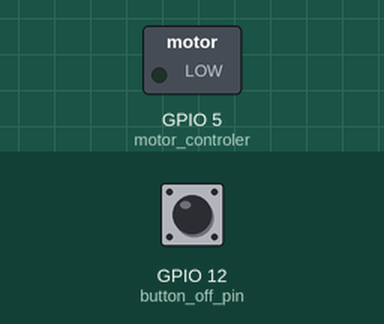
This sketch was run on a simulated ESP32. Shown: switched loads named in the sketch (green lamp = pin HIGH). The inputs (shaded band) are chosen by the test bench; at power-on: GPIO 12 (button_off_pin) HIGH.

Above: at 1.2 s.
1.3 s: GPIO 12 (button_off_pin) pulled LOW for 0.15 s
At 3.0 s:
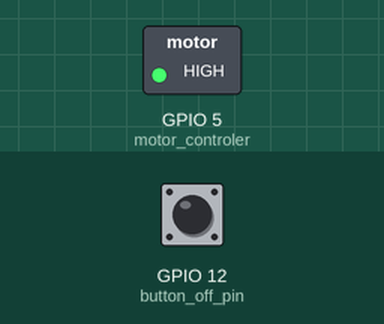
3.5 s: GPIO 12 (button_off_pin) pulled LOW for 1 s
At 4.5 s:
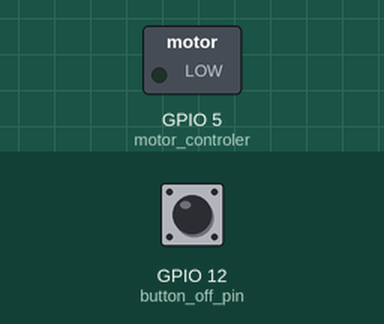
6.0 s: GPIO 12 (button_off_pin) pulled LOW for 3.2 s
At 7.2 s:
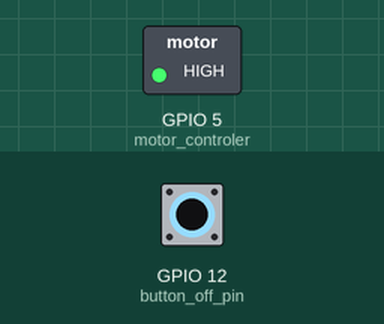
Timing chart, 0 to 16.7 s (numbered marks = the images above; inputs shaded):
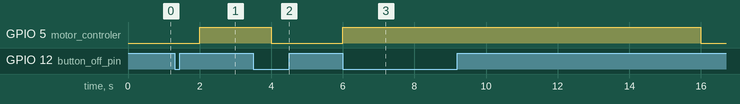

Measured:
- after the input at 1.3 s, GPIO 5 (motor_controler): LOW → HIGH after 0.70 s
- after the input at 3.5 s, GPIO 5 (motor_controler): HIGH → LOW after 0.50 s
- after the input at 6.0 s, GPIO 5 (motor_controler): LOW → HIGH after 0.00 s instead of 8.0 s

The sketch:

Aeration_System_Seq.ino
```cpp
/**Rotina de aeração, flowchart do programa pode ser encontrado em:
https://app.diagrams.net/#Hjuliocsouzas91%2FEmbedded_System%2Faeration_system%2FAeration_System_Seq%2FAerationSystem.drawio
Autores: Julio Souza e Neudes...
/
/*
80 MHz (ESP32_DEFAULT_CPU_FREQ_80)
160 MHz (ESP32_DEFAULT_CPU_FREQ_160)
240 MHz (ESP32_DEFAULT_CPU_FREQ_240)
*/
#define CONFIG_ESP32_DEFAULT_CPU_FREQ_MHZ ESP32_DEFAULT_CPU_FREQ_80
#define motor_controler 5
#define time_seep 1000000
#define button_on_pin 14
#define button_off_pin 12
#define overflow_timer_value 72

int *p_on, *p_off;
int operation_status = 0;
int minutos_on, minutos_off;


void sleep(int *time_counter){
  esp_light_sleep_start();
  *time_counter =*time_counter+1;
}

void turn_on_motor(){
  digitalWrite(motor_controler, HIGH);
}

void turn_off_motor(){
  digitalWrite(motor_controler, LOW);
}

void IRAM_ATTR start_motor_button_int1(){
  *p_off = overflow_timer_value;
}

void IRAM_ATTR stop_motor_button_int2(){
  *p_on = overflow_timer_value;
}

void setup() {
  Serial.begin(115200);
  pinMode(motor_controler, OUTPUT);
	pinMode(button_off_pin, INPUT_PULLUP); //No pino, a leitura sempre será 1 e o botão joga para 0 ao ser pressionado.
  p_on = &minutos_on;
  p_off = &minutos_off;
  *p_on = 0;
  *p_off = 0;
  esp_sleep_enable_timer_wakeup(time_seep); // Define o tempo dormindo

}

void loop() {
  switch(operation_status){
    case 0:
      if(*p_off<1){
        sleep(&minutos_off);
      }
      else{
        attachInterrupt(button_off_pin, start_motor_button_int1, FALLING);
        operation_status ++;
      }
    break;

    case 1:
      if(*p_off<10){
        sleep(p_off);
      }
      else{
        turn_on_motor();
        detachInterrupt(button_off_pin);
        attachInterrupt(button_off_pin, stop_motor_button_int2, FALLING);
        operation_status ++;
      }
    break;
    case 2:
      if(*p_on<10){
        sleep(p_on);
      }
      else{
        *p_on = 0;
        *p_off = 0;
        detachInterrupt(button_off_pin);
        turn_off_motor();
        operation_status = 0;
      }
    break;
    default:
        turn_off_motor();
  }
}
```
